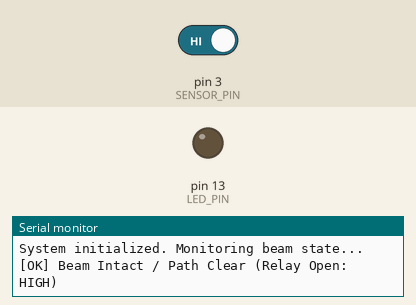
Simulated run of this sketch. Board: Arduino Uno, built with avr-gcc and run on an emulated ATmega328P. On the bench: output pins drawn as LEDs (lit = HIGH), the last lines printed to the serial monitor. The inputs (shaded band) are chosen by the test bench; at power-on: pin 3 (SENSOR_PIN) HIGH.

Above: at 1.3 s.
1.4 s: pin 3 (SENSOR_PIN) driven LOW
At 2.6 s:
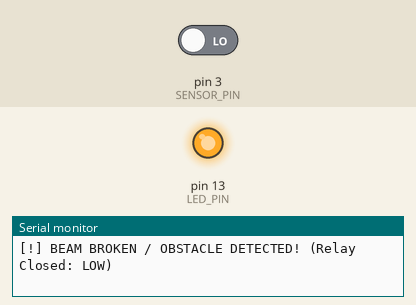
2.9 s: pin 3 (SENSOR_PIN) driven HIGH
At 4.0 s:
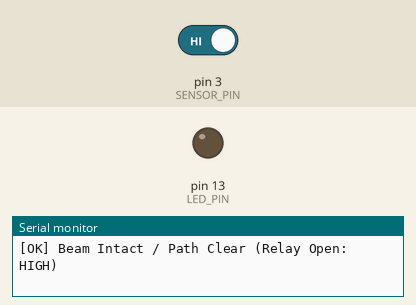
Timing chart, 0 to 5.9 s (numbered marks = the images above; inputs shaded):
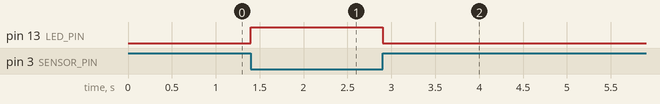

Measured:
- after the input at 1.4 s, pin 13 (LED_PIN): LOW → HIGH at once
- after the input at 2.9 s, pin 13 (LED_PIN): HIGH → LOW at once

The sketch:

gate_photocell_sensor.ino
```cpp
/*
 * =====================================================================
 *  Automated Gate Infrared Photocell Sensor (12V-24V AC/DC) with Arduino UNO
 * =====================================================================
 *  Hardware Connections:
 *  ---------------------------------------------------------------------
 *  1. Photocell Power:
 *     - Sensor TX & RX Power (+) -> External 12V - 24V DC power supply (+)
 *     - Sensor TX & RX Power (-) -> External 12V - 24V DC power supply (-)
 *
 *  2. Relay Output (Receiver):
 *     - The sensor output is a voltage-free dry contact relay (COM, NO, NC).
 *     - COM (Common)           -> Arduino GND
 *     - NO (or NC)             -> Arduino Digital Pin D3
 *
 *  * CAUTION:
 *    Never connect the 12V/24V power wire directly to Arduino pins!
 *    The relay terminals (COM, NO, NC) are isolated dry contacts.
 * =====================================================================
 */

const int SENSOR_PIN = 3;       // Photocell relay output connected to D3
const int LED_PIN    = 13;      // Built-in Arduino LED for quick status indication

// Variables for state tracking & debouncing
int lastSensorState = -1;
unsigned long lastDebounceTime = 0;
const unsigned long debounceDelay = 50; // 50ms debounce time

void setup() {
  Serial.begin(9600);
  while (!Serial) {
    ; // Wait for serial port to connect (needed for native USB)
  }

  // Use internal pull-up resistor:
  // - Open relay contact  -> Reads HIGH (pulled up to 5V)
  // - Closed relay contact (COM connected to GND) -> Reads LOW (pulled to GND)
  pinMode(SENSOR_PIN, INPUT_PULLUP);
  pinMode(LED_PIN, OUTPUT);

  Serial.println(F("========================================"));
  Serial.println(F("  Gate Infrared Photocell Sensor Monitor"));
  Serial.println(F("========================================"));
  Serial.println(F("System initialized. Monitoring beam state..."));
}

void loop() {
  int currentReading = digitalRead(SENSOR_PIN);

  // Check if state changed (with simple debounce)
  if (currentReading != lastSensorState) {
    if ((millis() - lastDebounceTime) > debounceDelay) {
      lastSensorState = currentReading;
      lastDebounceTime = millis();

      /*
       * Standard Gate Photocell Logic with COM to GND & NO to D3:
       * - When beam is INTACT / CLEAR: Relay is energized or de-energized
       *   depending on NO / NC jumper.
       *
       * If connected between COM & NO:
       * - LOW  = Contact closed (Object detected / Beam interrupted)
       * - HIGH = Contact open (Beam clear)
       *
       * (If you used NC, simply swap the condition below)
       */
      if (currentReading == LOW) {
        digitalWrite(LED_PIN, HIGH);
        Serial.println(F("[!] BEAM BROKEN / OBSTACLE DETECTED! (Relay Closed: LOW)"));
      } else {
        digitalWrite(LED_PIN, LOW);
        Serial.println(F("[OK] Beam Intact / Path Clear (Relay Open: HIGH)"));
      }
    }
  }
}
```
